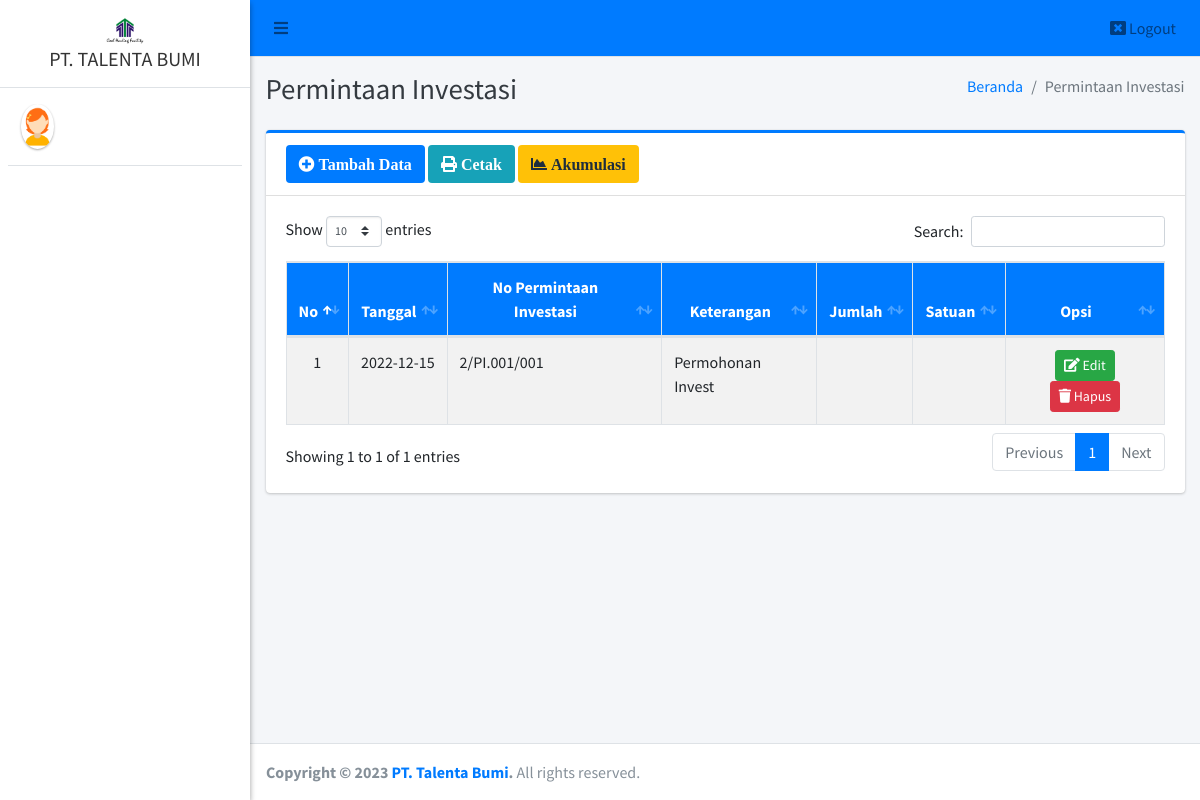
The page /admin/pi/index.php on the database as committed earlier.
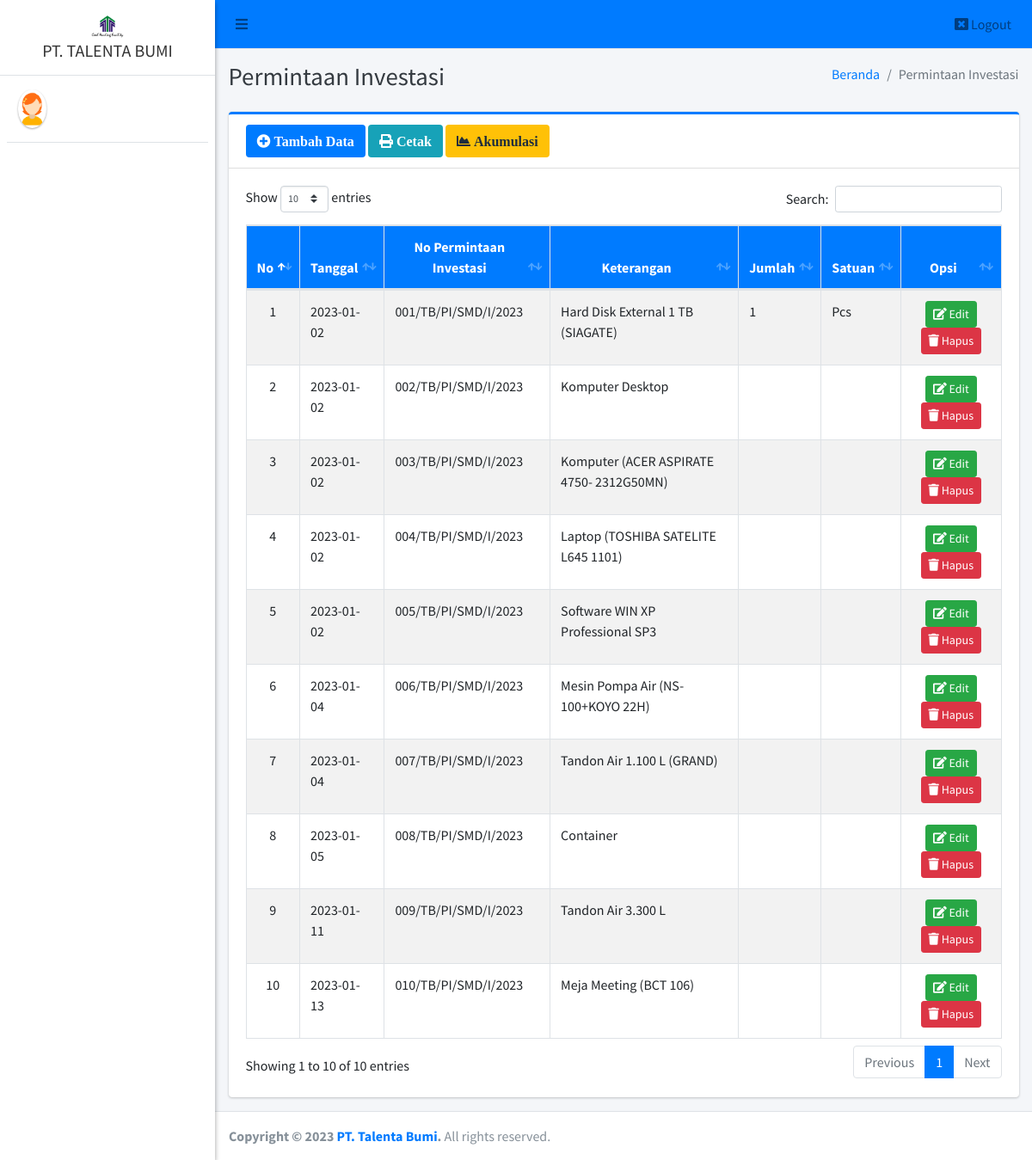
The same page on the database as committed later.
### tables this page shows
CREATE TABLE `pi` (
  `id_pi` int(11) NOT NULL,
  `tanggal_permintaan` date NOT NULL,
  `no_pi` varchar(40) NOT NULL,
  `keterangan` text NOT NULL,
  `jumlah` varchar(20) NOT NULL,
  `satuan` varchar(20) NOT NULL
);

### admin/pi/index.php (the view, shortened to what this page needs)
<?php
require '../../config/koneksi.php';
?>
<!DOCTYPE html>
<html>
<?php
include '../../templates/head.php';
?>
<body class="hold-transition sidebar-mini layout-fixed">
    <div class="wrapper">
        <?php
        include '../../templates/navbar.php';
        ?>
        <?php
        include '../../templates/sidebar.php';
        ?>
        <div class="content-wrapper">
            <div class="content-header">
                <div class="container-fluid">
                    <div class="row mb-2">
                        <div class="col-sm-6">
                            <h1 class="m-0 text-dark">Permintaan Investasi</h1>
                        </div>
                        <div class="col-sm-6">
                            <ol class="breadcrumb float-sm-right">
                                <li class="breadcrumb-item"><a href="#">Beranda</a></li>
                                <li class="breadcrumb-item active">Permintaan Investasi</li>
                            </ol>
                        </div>
                    </div>
                </div>
            </div>
            <section class="content">
                <div class="container-fluid">
                    <div class="row">
                        <div class="col-12">
                            <div class="card card-primary card-outline">
                                <div class="card-header">
                                    <a href="tambah" class="btn bg-primary"><i class="fa fa-plus-circle"> Tambah Data</i></a>
                                    <a ref="#" data-toggle="modal" data-target="#pi" class="btn bg-info"><i class="fa fa-print"> Cetak</i></a>
                                    <a href="akumulasi" target="blank" class="btn bg-warning"><i class="fa fa-chart-area"> Akumulasi</i></a>
                                </div>
                                <div class="card-body">
                                    <div class="table-responsive">
                                        <table id="example1" class="table table-bordered table-striped">
                                            <thead class="bg-primary">
                                                <tr align="center">
                                                    <th>No</th>
                                                    <th>Tanggal</th>
                                                    <th>No Permintaan Investasi</th>
                                                    <th>Keterangan</th>
                                                    <th>Jumlah</th>
                                                    <th>Satuan</th>
                                                    <th>Opsi</th>
                                                </tr>
                                            </thead>
                                            <tbody style="background-color: white">
                                                <?php
                                                $no = 1;
                                                $data = $koneksi->query("SELECT * FROM pi ORDER BY id_pi ASC");
                                                while ($row = $data->fetch_array()) {
                                                ?>
                                                    <tr>
                                                        <td align="center"><?= $no++ ?></td>
                                                        <td><?= $row['tanggal_permintaan'] ?></td>
                                                        <td><?= $row['no_pi'] ?></td>
                                                        <td><?= $row['keterangan'] ?></td>
                                                        <td><?= $row['jumlah'] ?></td>
                                                        <td><?= $row['satuan'] ?></td>
                                                        <td align="center">
                                                            <a href="edit?id=<?= $row['id_pi'] ?>" class="btn btn-success btn-sm" title="Edit"><i class="fa fa-edit"></i> Edit</a>
                                                            <a href="hapus?id=<?= $row['id_pi'] ?>" class="btn btn-danger btn-sm alert-hapus" title="Hapus"><i class="fa fa-trash"></i> Hapus</a>
                                                        </td>
                                                    </tr>
                                                <?php } ?>
                                            </tbody>
                                        </table>
                                    </div>
                                </div>
                            </div>
                        </div>
                    </div>
                </div>
            </section>
        </div>
        <?php include_once "../../templates/footer.php"; ?>
    </div>
</body>
</html>

Rows that differ between the two databases and show on the page:
removed pi: tanggal_permintaan "2022-12-15", no_pi "2/PI.001/001", keterangan "Permohonan Invest"
added pi: tanggal_permintaan "2023-01-02", no_pi "001/TB/PI/SMD/I/2023", keterangan "Hard Disk External 1 TB (SIAGATE)", jumlah "1", satuan "Pcs"
added pi: tanggal_permintaan "2023-01-02", no_pi "002/TB/PI/SMD/I/2023", keterangan "Komputer Desktop"
added pi: tanggal_permintaan "2023-01-02", no_pi "003/TB/PI/SMD/I/2023", keterangan "Komputer (ACER ASPIRATE 4750- 2312G50MN)"
added pi: tanggal_permintaan "2023-01-02", no_pi "004/TB/PI/SMD/I/2023", keterangan "Laptop (TOSHIBA SATELITE L645 1101)"
added pi: tanggal_permintaan "2023-01-02", no_pi "005/TB/PI/SMD/I/2023", keterangan "Software WIN XP Professional SP3"
added pi: tanggal_permintaan "2023-01-04", no_pi "006/TB/PI/SMD/I/2023", keterangan "Mesin Pompa Air (NS-100+KOYO 22H)"
added pi: tanggal_permintaan "2023-01-04", no_pi "007/TB/PI/SMD/I/2023", keterangan "Tandon Air 1.100 L (GRAND)"
added pi: tanggal_permintaan "2023-01-05", no_pi "008/TB/PI/SMD/I/2023", keterangan "Container"
added pi: tanggal_permintaan "2023-01-11", no_pi "009/TB/PI/SMD/I/2023", keterangan "Tandon Air 3.300 L"
added pi: tanggal_permintaan "2023-01-13", no_pi "010/TB/PI/SMD/I/2023", keterangan "Meja Meeting (BCT 106)"
Other text that changed with them:
text written by a page script: "Show entries Search: Showing 1 to 1 of 1 entries Previous 1 Next" → "Show entries Search: Showing 1 to 10 of 10 entries Previous 1 Next"
